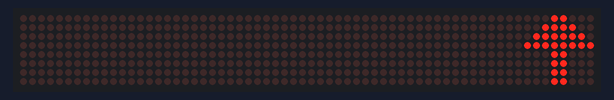
This sketch was run on a simulated Arduino Uno, built with avr-gcc and run on an emulated ATmega328P. Parts: 64×8 LED matrix.

Above: at 0.1 s.

The sketch:

display.ino
```cpp
#include <LedControl.h>

int DIN = 5;
int CS =  6;
int CLK = 7;

byte a[8]=     {B00011000,B00111100,B01111110,B11111111,B00011000,B00011000,B00011000,B00011000,};
LedControl lc=LedControl(DIN,CLK,CS,0);

void setup(){
 lc.shutdown(0,false);       //The MAX72XX is in power-saving mode on startup
 lc.setIntensity(0,15);      // Set the brightness to maximum value
 lc.clearDisplay(0);         // and clear the display
}

void loop(){

    byte b[8]=   {B00011000,B00111100,B01111110,B11111111,B00011000,B00011000,B00011000,B00011000,};
   printByte(b);

    delay(500);

    printEduc8s();

    lc.clearDisplay(0);

    delay(150);
}

void printEduc8s()
{
  printByte(a);
  delay(500);
}

void printByte(byte character [])
{
  int i = 0;
  for(i=0;i<8;i++)
  {
    lc.setRow(0,i,character[i]);
  }
}
```
